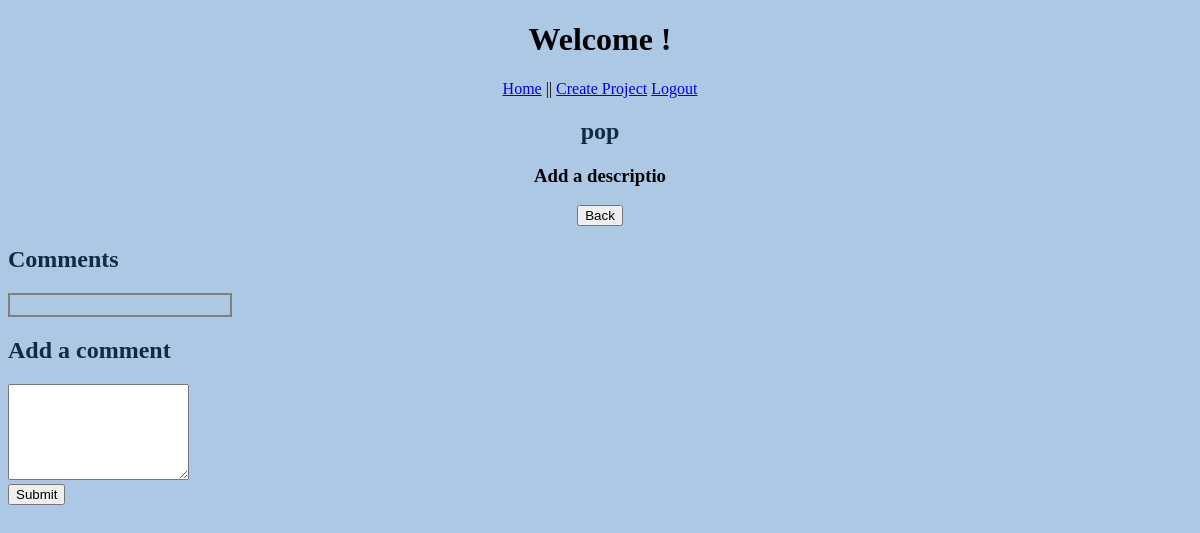
/view_project/1/view_task/1 (signed in), run on an earlier commit of the app's database.
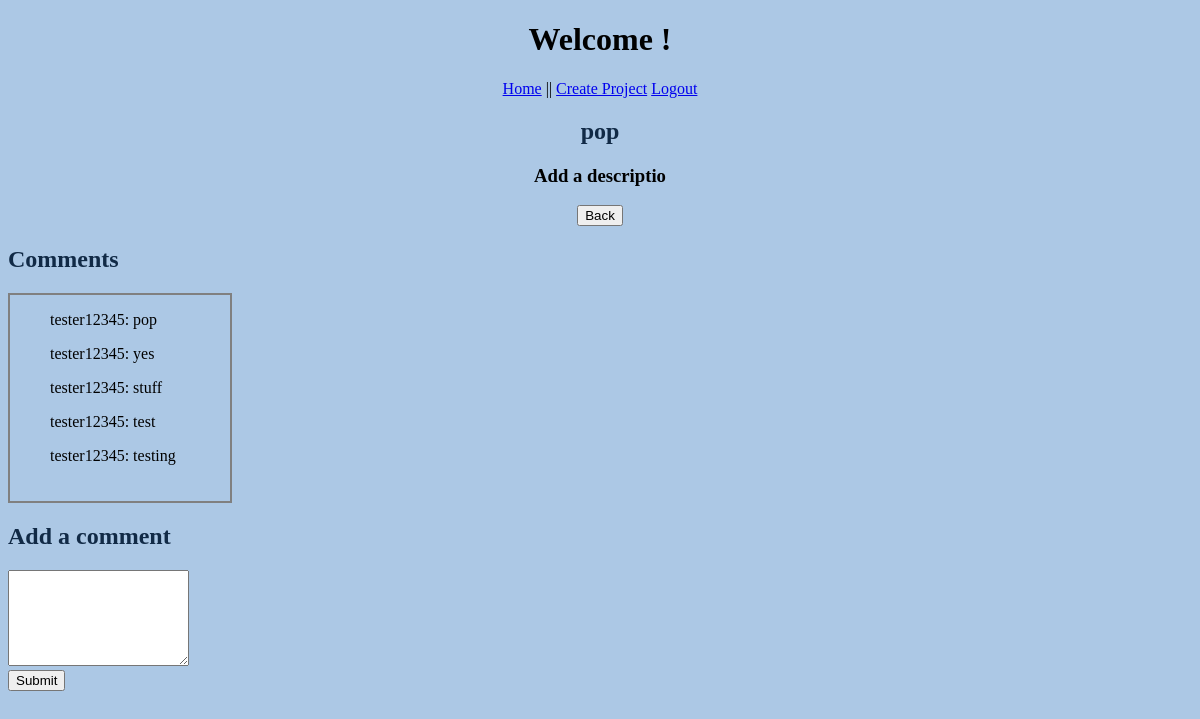
And on a later commit of the database.
### models.py (models this page shows, shortened)
class Task(db.Model):
    id = db.Column('id', db.Integer, primary_key = True)
    project_id = db.Column(db.Integer, db.ForeignKey('project.id'), nullable=False)
    title = db.Column('title', db.String(200))
    description = db.Column('description', db.String(1000))

class Comment(db.Model):
    id = db.Column('id', db.Integer, primary_key = True)
    task_id = db.Column(db.Integer, db.ForeignKey('task.id'), nullable=False)
    name = db.Column('name', db.String(100))
    comment = db.Column('comment', db.String(300))

### app.py (the view)
@app.route('/view_project/<project_id>/view_task/<t_id>', methods=['GET','POST'])
def view_task(project_id, t_id):
    if session.get('user'):
        my_project = find_project_by_id(project_id)
        my_task = find_task_by_id(project_id, t_id)
        comments = find_comments_by_task(t_id)
        return render_template('view_task.html', project=my_project, user=session['user'], task=my_task, task_comments=comments)
    return redirect(url_for('login'))

### models.py (called while the page is built)
def find_project_by_id(p_id):
    return db.session.query(Project).filter_by(id = p_id).one()

def find_task_by_id(p_id, t_id):
    return db.session.query(Task).filter_by(project_id = p_id, id = t_id).one()

def find_comments_by_task(t_id):
    return db.session.query(Comment).filter_by(task_id = t_id).all()

### templates/view_task.html (shortened to what this page needs)
<!DOCTYPE html>
<html lang="en">
    <head>
        <link rel="stylesheet" href="{{ url_for('static', filename='main.css')}}">
    </head>
    <body>
        <h1>Welcome {{user.username}}!</h1>
        <nav>
            <a href="{{ url_for('index') }}">Home</a> ||
            <a href="{{ url_for('new_project') }}">Create Project</a>
            <a href="{{ url_for('logout') }}">Logout</a>
        </nav>
        <div class="projectView">
            <h2>{{task.title}}</h2>
            <h3>{{task.description}}</h3>
            <form action="{{ url_for('get_project', project_id=project.id)}}" method = "get">
                <input type="submit" value="Back">
            </form>
        </div>
        <h2>Comments</h2>
        <div class="commentsBox">
            {% for comment in task_comments %}
            <ul>{{ comment.name }}: {{ comment.comment }}</ul>
            {% endfor %}
        </div>
        <form action="{{ url_for('new_comment', project_id=project.id, t_id=task.id) }}" method="post">
            <div>
                <h2 class="title">Add a comment</h2>
                <textarea name="comment" rows="6" cols="0"></textarea>
            </div>
            <input type="submit" value="Submit">
        </form>
    </body>
</html>

### static/main.css (style rules this page uses)
h1 { color:black; text-align: center; }
h2 { color: #112A46; }
body { background:#ACC8E5; }
nav { text-align: center; }
.projectView { text-align: center; }
.commentsBox { border: 2px solid gray; padding-bottom: 20px; width: 200px; padding-right: 20px; }

What changed in the data, as far as the page shows it:
added Comment: name "tester12345", comment "pop"
added Comment: name "tester12345", comment "yes"
added Comment: name "tester12345", comment "stuff"
added Comment: name "tester12345", comment "test"
added Comment: name "tester12345", comment "testing"
